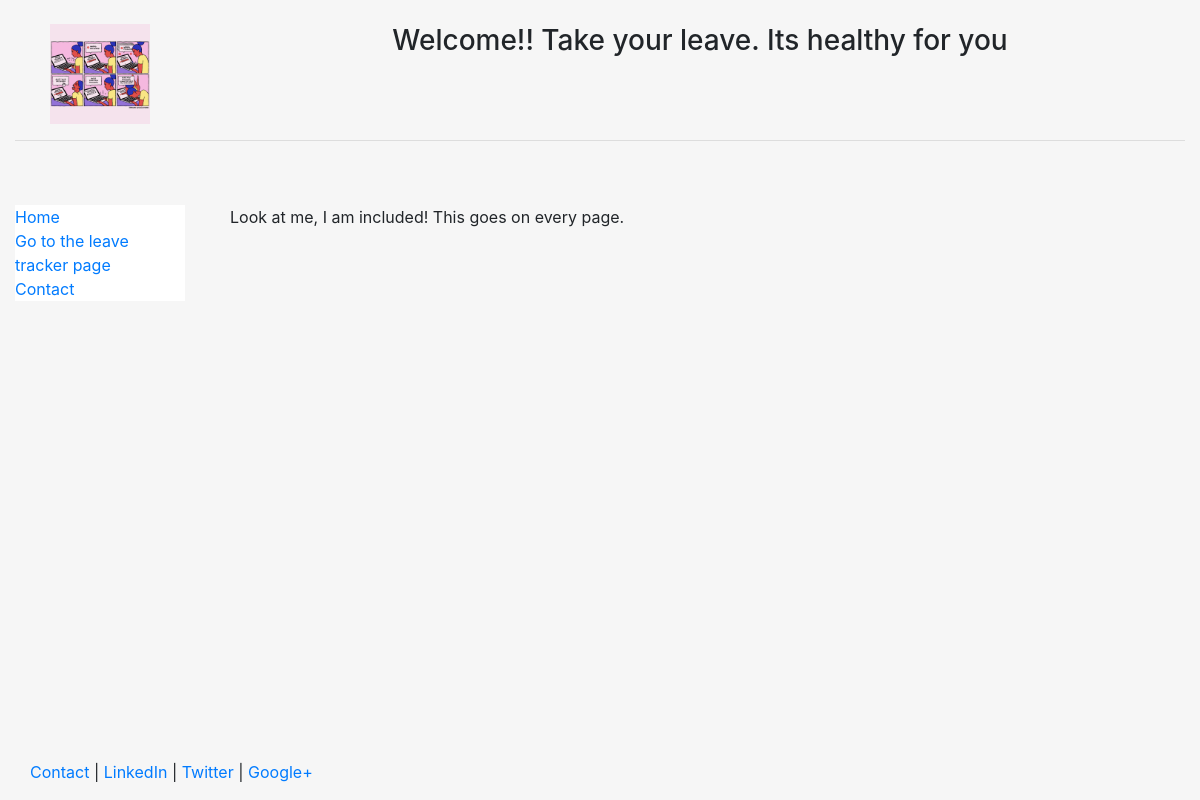
/trackerApp/, run on an earlier commit of the app's database.
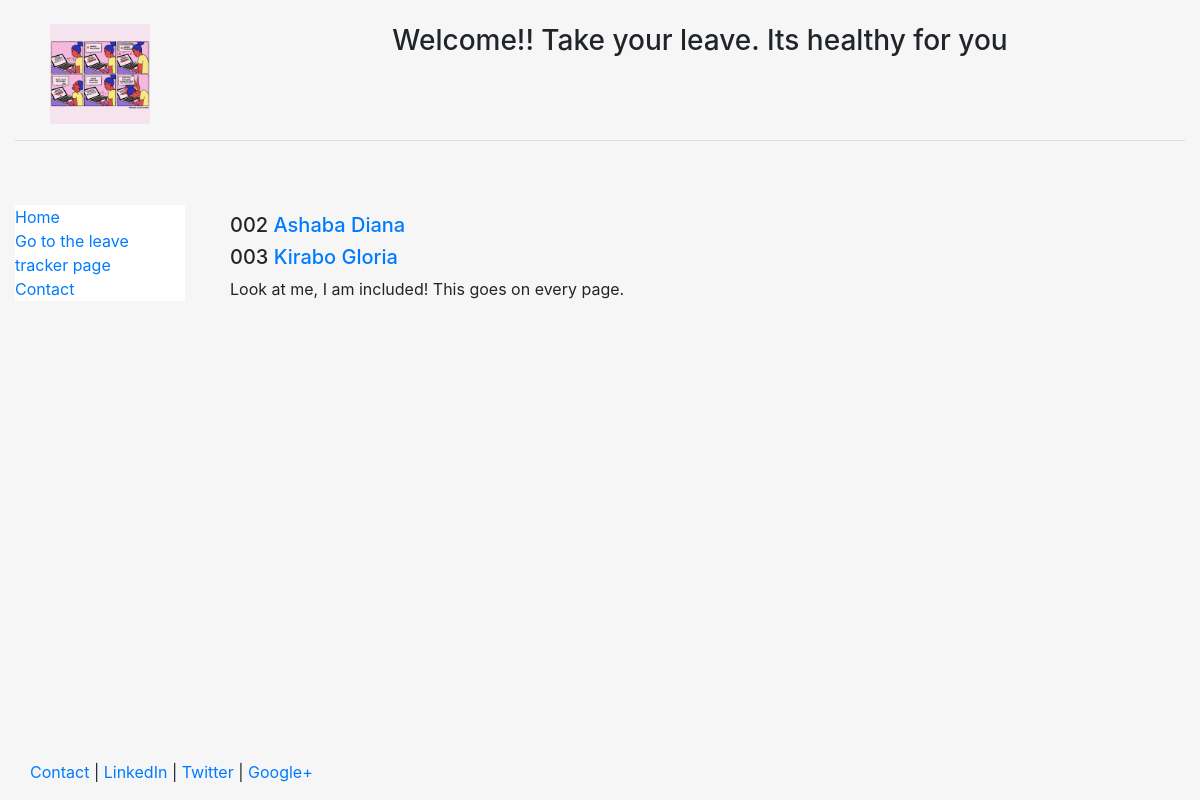
And on a later commit of the database.
### trackerApp/models.py (models this page shows)
class EmployeeProfile(models.Model):
    DTS = 'DTS'
    DEGS = 'DEGS'
    DFA = 'DFA'
    DPRD = 'DPRD'
    LEGAL = 'LEGAL'
    DEPARTMENT_CHOICES = (
        (DTS, 'D.Technical Services'),
        (DEGS, 'D. E-Govt'),
        (DFA, 'D. Finance and Admin'),
        (DPRD, 'Planning'),
        (LEGAL, 'Legal')
    )
    username = models.OneToOneField(User, on_delete=models.CASCADE)
    employee_id = models.CharField(max_length=10)
    employee_name = models.CharField(max_length=50)
    position = models.CharField(max_length=25)
    department = models.CharField(
        max_length=5,
        choices=DEPARTMENT_CHOICES,
        default=DFA,
    )
    start_date = models.DateField(null=True, blank=True)
    def create_profile(sender, **kwargs):
        if kwargs['created']:
            employee_profile = EmployeeProfile.objects.create(username=kwargs['instance'])
    post_save.connect(create_profile, sender=User)

### templates/trackerApp/trackerApp_page1.html
  {% extends "header.html" %}
{% block content %}
    {% for employee in object_list %}
        <h5>{{ employee.employee_id }}<a href="/trackerApp/{{ employee.id }}"> {{employee.employee_name}}</a> </h5>
    {% endfor %}
{% include "tracker/includes/htmlsnippet.html" %}
{% endblock %}

### templates/header.html (shortened to what this page needs)
<!DOCTYPE html>
<html lang="en">
<head>
	{% load staticfiles %}
	<link rel="stylesheet" href="{% static 'tracker/css/bootstrap.min.css' %}" type = "text/css"/>
</head>
<body class="body" style="background-color:#f6f6f6">
	<div class="container-fluid" style="min-height:95%; ">
		<div class="row">
			  <div class="col-sm-2">
				  <br>
				  <center>
					<img src="{% static 'tracker/images/pic1.png' %}" class="responsive-img" style='max-height:100px;' alt="homepic">
				  </center>
			  </div>
			  <div class="col-sm-10">
				  <br>
				  <center>
				  <h3>Welcome!! Take your leave. Its healthy for you</h3>
				  </center>
			  </div>
		</div><hr>
		<div class="row">
		  <div class="col-sm-2">
		  <br>
		  <br>
			<div class="well bs-sidebar" id="sidebar" style="background-color:#fff">
			  <ul class="nav nav-pills nav-stacked">
				<li><a href='/'>Home</a></li>
				<li><a href='/trackerApp/'>Go to the leave tracker page</a></li>
				<li><a href='/contact/'>Contact</a></li>
			  </ul>
			</div>
		  </div>
		  <div class="col-sm-10">
			<div class='container-fluid'>
			<br><br>
			   {% block content %}
			   {% endblock %}
			</div>
		  </div>
		</div>
	</div>
	<footer>
		<div class="container-fluid" style='margin-left:15px'>
			<p><a href="#" target="blank">Contact</a> | <a href="#" target="blank">LinkedIn</a> | <a href="#" target="blank">Twitter</a> | <a href="#" target="blank">Google+</a></p>
		</div>
	</footer>
</body>
</html>

### templates/tracker/includes/htmlsnippet.html
{% block content %}
<p>Look at me, I am included! This goes on every page.</p>
{% endblock %}

### templates/header.html (style rules this page uses)
html, body { height:100% }

What changed in the data, as far as the page shows it:
added EmployeeProfile: employee_id "002", employee_name "Ashaba Diana"
added EmployeeProfile: employee_id "003", employee_name "Kirabo Gloria"
